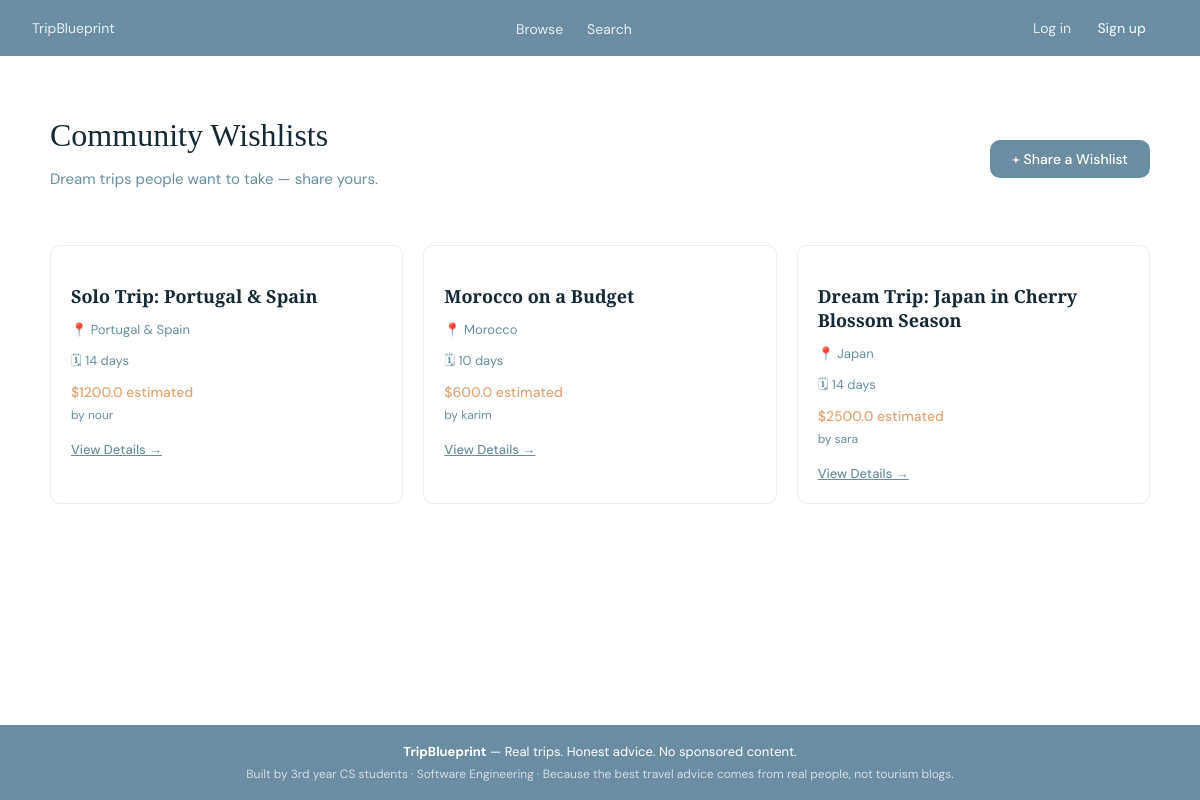
The app's page /community with its own data.
### app/models.py (models this page shows)
class Wishlist(db.Model):
    id               = db.Column(db.Integer, primary_key=True)
    user_id          = db.Column(db.Integer, db.ForeignKey('user.id'), nullable=False)
    destination      = db.Column(db.String(100), nullable=False)
    title            = db.Column(db.String(200), nullable=False)
    description      = db.Column(db.Text)
    estimated_budget = db.Column(db.Float, default=0)
    duration_days    = db.Column(db.Integer, default=0)
    is_public        = db.Column(db.Boolean, default=True)
    created_at       = db.Column(db.DateTime, default=datetime.utcnow)

class User(UserMixin, db.Model):
    id         = db.Column(db.Integer, primary_key=True)
    username   = db.Column(db.String(80), unique=True, nullable=False)
    email      = db.Column(db.String(120), unique=True, nullable=False)
    password   = db.Column(db.String(200), nullable=False)
    created_at = db.Column(db.DateTime, default=datetime.utcnow)
    trips     = db.relationship('Trip', backref='user', lazy=True)
    wishlists = db.relationship('Wishlist', backref='user', lazy=True)
    reviews   = db.relationship('Review', backref='user', lazy=True)

### app/routes/community_routes.py (the view)
@community_bp.route('/community')
def community():
    wishlists = Wishlist.query.filter_by(is_public=True).order_by(Wishlist.id.desc()).all()
    return render_template('community.html', wishlists=wishlists)

### app/templates/community.html (shortened to what this page needs)
{% extends "base.html" %}
{% block content %}
<div class="page">
  <div style="display:flex; align-items:center; justify-content:space-between; margin-bottom:24px;">
    <div>
      <h1 class="page-title">Community Wishlists</h1>
      <p class="page-subtitle">Dream trips people want to take — share yours.</p>
    </div>
    <a href="{{ url_for('community.new_wishlist') }}" class="btn-primary">+ Share a Wishlist</a>
  </div>
  <div class="trip-grid">
    {% for wishlist in wishlists %}
    <div class="trip-card">
      <h3>{{ wishlist.title }}</h3>
      <p>📍 {{ wishlist.destination }}</p>
      {% if wishlist.duration_days %}
      <p>🗓 {{ wishlist.duration_days }} days</p>
      {% endif %}
      <p class="budget">${{ wishlist.estimated_budget }} estimated</p>
      <p style="font-size:12px; color:var(--text-soft); margin-top:6px;">by {{ wishlist.user.username }}</p>
      <a href="{{ url_for('community.wishlist_detail', id=wishlist.id) }}">View Details →</a>
    </div>
    {% else %}
    <p style="color:var(--text-soft);">No public wishlists yet.</p>
    {% endfor %}
  </div>
</div>
{% endblock %}

### app/templates/base.html (shortened to what this page needs)
<!DOCTYPE html>
<html lang="en">
<head>
  <link rel="stylesheet" href="{{ url_for('static', filename='style.css') }}">
</head>
<body>
  <nav class="navbar">
    <a href="{{ url_for('auth.index') }}" class="navbar-logo">
      Trip<span>Blueprint</span>
    </a>
    <ul class="navbar-links">
      <li><a href="{{ url_for('trip.home') }}" class="{{ 'active' if request.endpoint == 'home' }}">Browse</a></li>
      <li><a href="{{ url_for('trip.search') }}" class="{{ 'active' if request.endpoint == 'search' }}">Search</a></li>
    </ul>
    <div class="navbar-actions">
      {% if current_user.is_authenticated %}
        <a href="{{ url_for('trip.new_trip') }}" class="btn btn-primary btn-sm">+ Share a Trip</a>
        <a href="{{url_for('auth.profile')}}" class="btn btn-outline btn-sm">{{ current_user.username }}</a>
        <a href="{{ url_for('auth.logout') }}" class="btn btn-outline btn-sm">Log out</a>
      {% else %}
        <a href="{{ url_for('auth.login') }}" class="btn btn-outline btn-sm">Log in</a>
        <a href="{{ url_for('auth.register') }}" class="btn btn-primary btn-sm">Sign up</a>
      {% endif %}
    </div>
  </nav>
  <main class="main-content">
    {% block content %}{% endblock %}
  </main>
  <footer class="footer">
  <div>
    <strong>TripBlueprint</strong> — Real trips. Honest advice. No sponsored content.
  </div>
  <div style="margin-top:6px; font-size:12px; opacity:0.7;">
    Built by 3rd year CS students · Software Engineering · Because the best travel advice comes from real people, not tourism blogs.
  </div>
</footer>
</body>
</html>

### app/static/style.css (style rules this page uses)
:root { --navy: #152935; --blue: #698ea2; --terra: #e4a576; --sage: #ccd5d2; --peach: #f9c5b0; --white: #ffffff; --text: #152935; --text-soft: #698ea2; --sand: #F7F3EE; --font-heading: 'Playfair Display', serif; --font-body: 'DM Sans', sans-serif; --radius: 10px; --radius-sm: 6px; }
body { font-family: var(--font-body); color: var(--text); margin: 0; font-family: var(var(--font-body)); color: var(--text); margin:0; background-image: url('/static/pexels-acstudiomatic-14526640.jpg'); background-size: cover; background-attachment: fixed; background-position: center; }
.navbar { background: var(--blue); padding: 0 32px; height: 56px; display: flex; align-items: center; justify-content: space-between; }
.navbar ul { display: flex; flex-direction: row; list-style: none; gap: 24px; margin: 0; padding: 0; }
.navbar a { color: var(--white); font-size: 14px; text-decoration: none; opacity: 0.85; }
.footer { background: var(--blue); color: var(--white); text-align: center; padding: 18px 32px; font-size: 13px; }
.page { max-width: 1100px; margin: 0 auto; padding: 40px 32px; }
.page-title { font-family: var(--font-heading); font-size: 32px; font-weight: 500; color: var(--navy); margin-bottom: 8px; }
.page-subtitle { font-size: 15px; color: var(--text-soft); margin-bottom: 32px; }
.trip-grid { display: grid; grid-template-columns: repeat(auto-fill, minmax(280px, 1fr)); gap: 20px; }
.trip-card { background: var(--white); border-radius: var(--radius); border: 1px solid rgba(0,0,0,0.07); padding: 20px; transition: transform 0.2s, box-shadow 0.2s; }
.trip-card h3 { font-family: var(--font-heading); font-size: 18px; color: var(--navy); margin-bottom: 6px; }
.trip-card p { font-size: 13px; color: var(--text-soft); margin-bottom: 4px; }
.trip-card .budget { font-size: 14px; font-weight: 500; color: var(--terra); margin-top: 10px; }
.trip-card a { display: inline-block; margin-top: 14px; font-size: 13px; color: var(--blue); font-weight: 500; }
.btn-primary { background: var(--blue); color: var(--white); padding: 10px 22px; border-radius: var(--radius); border: none; font-size: 14px; font-weight: 500; cursor: pointer; text-decoration: none; display: inline-block; transition: opacity 0.15s; }
body { display: flex; flex-direction: column; min-height: 100vh; }
main.main-content { flex: 1; }

### records on screen
Wishlist: title "Solo Trip: Portugal & Spain", destination "Portugal & Spain", duration_days "14", estimated_budget "1200.0", user.username "nour"
Wishlist: title "Morocco on a Budget", destination "Morocco", duration_days "10", estimated_budget "600.0", user.username "karim"
Wishlist: title "Dream Trip: Japan in Cherry Blossom Season", destination "Japan", duration_days "14", estimated_budget "2500.0", user.username "sara"
